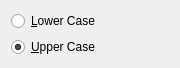
<?xml version="1.0" encoding="UTF-8"?>
<ui version="4.0">
 <class>HexPage</class>
 <widget class="QWidget" name="HexPage">
  <property name="geometry">
   <rect>
    <x>0</x>
    <y>0</y>
    <width>180</width>
    <height>58</height>
   </rect>
  </property>
  <property name="windowTitle">
   <string>Form</string>
  </property>
  <layout class="QVBoxLayout" name="verticalLayout_2">
   <item>
    <widget class="QRadioButton" name="hexLower">
     <property name="text">
      <string>&amp;Lower Case</string>
     </property>
    </widget>
   </item>
   <item>
    <widget class="QRadioButton" name="hexUpper">
     <property name="text">
      <string>&amp;Upper Case</string>
     </property>
     <property name="checked">
      <bool>true</bool>
     </property>
    </widget>
   </item>
   <item>
    <spacer name="verticalSpacer">
     <property name="orientation">
      <enum>Qt::Vertical</enum>
     </property>
     <property name="sizeHint" stdset="0">
      <size>
       <width>20</width>
       <height>0</height>
      </size>
     </property>
    </spacer>
   </item>
  </layout>
 </widget>
 <resources/>
 <connections/>
</ui>
